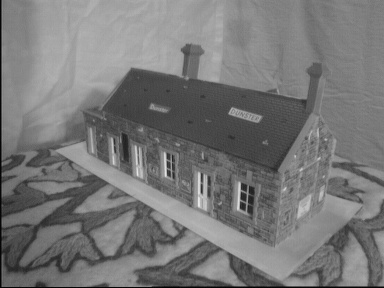
%> input picture vaja5/data/house1.jpg, 384 x 288 px
$ octave vaja5_naloga2_2c.m   (GNU Octave 9; MATLAB toolbox functions it lacks are replaced by stand-ins)
%> lines starting %> are read from the running program, lines starting %| are printed output that depends on the picture
### vaja5/ransac_fundmatrix.m
function [F, e1, e2, x1, x2] = ransac_fundmatrix(ix1, ix2, eps, k)
%> called with eps = 1, k = 1000
% Vhod:
% x1,x2 : 3xN matrika N homogenih to?k v 2D

% eps : pragovna vrednost za notri-le?e?e elemente

% k : število iteracij

% Izhod:
% F : 3x3 fundamentalna matrika, definirana kot x2’*F*x1 = 0
% e1 : Epipol v sliki 1, tako da velja F*e1 = 0
% e2 : Epipol v sliki 2, tako da velja F’*e2 = 0
% x1,x2 : 3xNi matrika Ni homogenih notri-le?e?ih to?k

inliners = [];
max = 0;
for i=1:k
    a=randperm(length(ix1));
    [Fa, e1a, e2a] = fundmatrixest_norm(ix1(:,a(1:10)), ix2(:,a(1:10)));
    [x1in,x2in] = get_inliers(Fa,ix1,ix2,eps);

    if length(x1in) > max
       max = length(x1in);
       F = Fa; e1 = e1a; e2 = e2a;
       x1 = x1in;
       x2 = x2in;
    end

end

### vaja5/prikazipremico.m
function prikazipremico( l, w, h, col )
% l ... premica (l = [a , b, c])
% w ... 쉏rina slike
% h ... vi쉏na slike
% col ... barva premice (npr. col = 'g')

y1 = 0 ; y2 = h+1 ;
x1 = 0 ; x2 = w+1 ;
if l(2) < l(1)
    x1 = (-l(3)-l(2)*y1)/l(1) ;
    x2 = (-l(3)-l(2)*y2)/l(1) ;
else
    y1 = (-l(3)-l(1)*x1)/l(2) ;
    y2 = (-l(3)-l(1)*x2)/l(2) ;
end

plot([x1, x2], [y1, y2], col) ;

### vaja5/localFdetector/displaymatches.m
function displaymatches(I1, px1, py1, I2, px2, py2, N)

	if N < 0
		N = min([-N, length(px1)]) ;
		rand_idx = randperm(length(px1)) ;
		Idx = rand_idx(1:N) ;
	else
		N = min([N, length(px1)]) ;
		Idx = 1 : N ;
	end

	px1 = px1(Idx) ; py1 = py1(Idx) ; px2 = px2(Idx) ; py2 = py2(Idx) ;
	[h1, w1, cn1] = size(I1) ; [h2, w2, cn2] = size(I2) ;
	h = max([h1, h2]) ; w = w1 + w2 + 1 ; cn = max([cn1,cn2]) ;
	I = zeros(h,w,cn) ;
	I(1:h1,1:w1,1:cn1) = I1 ;
	I(1:h2,w1+1:w1+w2,1:cn2) = I2 ;
	clf ; imagesc(uint8(I)) ; hold on ;
	axis equal ; axis tight ; colormap gray ;
	plot([w1+1,w1+1],[0,h], 'r', 'LineWidth', 4) ;
	px2 = px2 + w1+1 ; plot([px1', px2'], [py1', py2'], 'oy') ;
	for i = 1 : length(px1)
	plot([px1(i),px2(i)], [py1(i),py2(i)], 'g-') ;

end

### vaja5/fundmatrixest_norm.m
function [F, e1, e2] = fundmatrixest_norm(x1, x2)
    [newpts1, T1] = normalize2dpts(x1);
    [newpts2, T2] = normalize2dpts(x2);

    [Fc, ~, ~] = fundmatrixest(newpts1, newpts2);

    F = T2'*Fc'*T1;

    [u,~,v]=svd(F);

    e1 = v(:,3)/v(3,3);
    e2 = u(:,3)/u(3,3);

### vaja5/get_inliers.m
function [x1in x2in] = get_inliers(F, x1, x2, eps)
    i = find(reprojOdstopanjeSim(x1, x2, F) < eps);
    x1in = x1(:,i);
    x2in = x2(:,i);

### vaja5/fundmatrixest.m
function [F e1 e2] = fundmatrixest(x1, x2)
% Vhod:
% x1,x2 : 3xN matrika N homogenih to?k v 2D
% Izhod:
% F : 3x3 fundamentalna matrika, tako da velja x2’*F*x1 = 0
% e1 : epipol v prvi sliki, tako da velja F*e1 = 0
% e2 : epipol v drugi sliki, tako da velja F’*e2 = 0

u1 = x1(1,:)'; v1 = x1(2,:)';
u2 = x2(1,:)'; v2 = x2(2,:)';

A = [u1.*u2, u1.*v2, u1, v1.*u2, v1.*v2, v1, u2, v2, ones(size(u1, 1),1)];

[~,~,V] = svd(A);
v = V(:,length(V));
Ft = reshape(v,3,3)';

[U,D,V] = svd(Ft);
D(3,3) = 0;
F = U * D * V';
[U,D,V] = svd(F);
e1 = V(:,3)/V(3,3);
e2 = V(:,3)/U(3,3);

### vaja5/normalize2dpts.m
function [newpts, T] = normalize2dpts(pts)
% pts ... 2xN matrika to?k s slike

% newts ... 3XN matrika to?k (homogene koordinate)

pts = pts(1:2,:) ; Mu = mean(pts,2) ;
pt = pts - repmat(Mu,1,size(pts,2)) ; mean_dist = mean(sqrt(sum(pt.^2,1))) ;
scale = sqrt(2)/mean_dist ;
T = [scale, 0, -Mu(1)*scale ;...
0 scale -Mu(2)*scale; 0 0 1] ;
newpts = zeros(3,size(pts,2)) ;
for i = 1 : size(pts,2)
newpts(:,i) = T*[pts(:,i);1] ;
end

### vaja5/reprojOdstopanjeSim.m
function d = reprojOdstopanjeSim(x1, x2, F)
    r1 = reprojOdstopanje(x1,x2,F);
    r2 = reprojOdstopanje(x2,x1,F');
    d = (r1+r2)./2;

### vaja5/reprojOdstopanje.m
function d = reprojOdstopanje(x1, x2, F)
% izra?unaj epipolarno premico za x1
l2 = F*x1 ;
% izra?unaj razdaljo x2 do l2
d = abs(sum(l2.*x2)) / sqrt(l2(1).^2+l2(2).^2 ) ;

### vaja5/vaja5_naloga2_2c.m
newPath = './localFdetector/' ;
rmpath(newPath) ;  addpath(newPath) ;

P = load('data/house_matches.txt');
x1 = [P(:,[1,2])'; ones(1,length(P))];
x2 = [P(:,[3,4])'; ones(1,length(P))];
length(x1)
[F, e1, e2, x1r, x2r] = ransac_fundmatrix(x1,x2,1,1000);
length(x1r)

%izris
I1 = imread('data/house1.jpg');
%> I1 is the input picture: size 288x384x3 uint8; min 0, max 232, mean 119.2
I2 = imread('data/house2.jpg');
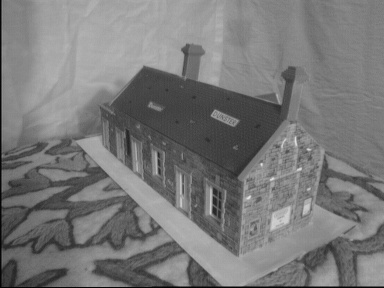
%> input picture vaja5/data/house2.jpg, 384 x 288 px
%> I2 is the input picture: size 288x384x3 uint8; min 0, max 229, mean 120.7

figure(1);clf;
subplot(1,2,1)
imagesc(I1); axis equal; axis tight; colormap gray; hold on;
interval = 1:4;
plot( x1r(1,interval),x1r(2,interval),'y*');
subplot(1,2,2)
imagesc(I2); axis equal; axis tight; hold on;
plot( x2r(1,interval),x2r(2,interval),'y*');

for i=interval
    l2 = F*x1r(:,i);
    prikazipremico( l2, size(I2,2), size(I2,1), 'r' );
end
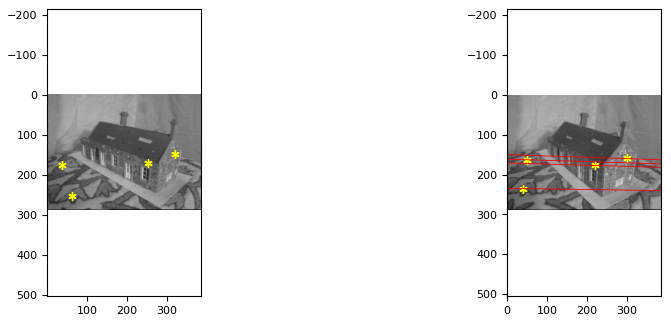
%> figure redrawn from the program's plot data, 2 panels


figure(2);clf;
subplot(1,2,1)
displaymatches(I1, x1(1,:), x1(2,:), I2, x2(1,:), x2(2,:),inf);
%> in displaymatches, `I(1:h1,1:w1,1:cn1) = I1 ;`:
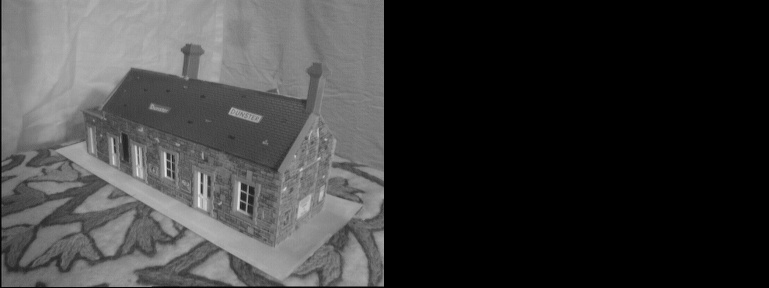
%> I: size 288x769x3 double; min 0, max 232, mean 59.5
%> in displaymatches, `I(1:h2,w1+1:w1+w2,1:cn2) = I2 ;`:
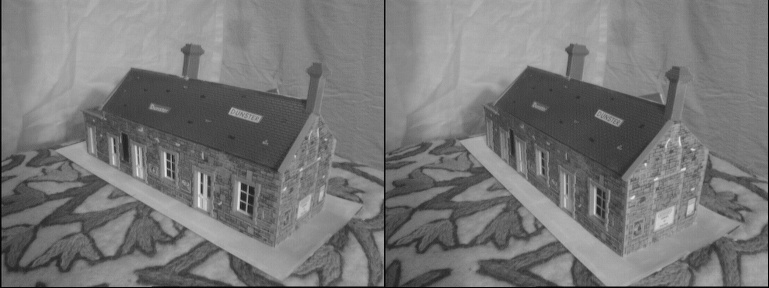
%> I: size 288x769x3 double; min 0, max 232, mean 119.8
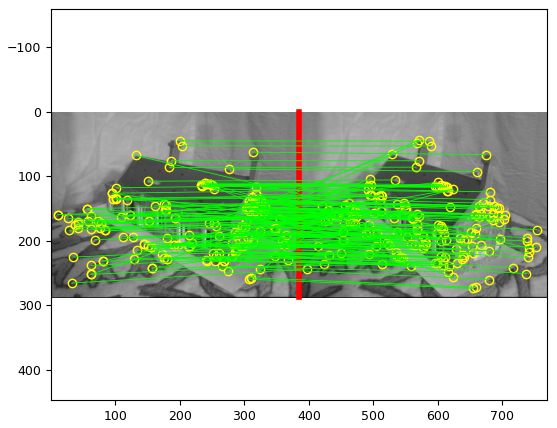
%> figure redrawn from the program's plot data
figure(3);clf;
subplot(1,2,2)
displaymatches(I1, x1r(1,:), x1r(2,:), I2, x2r(1,:), x2r(2,:),inf);
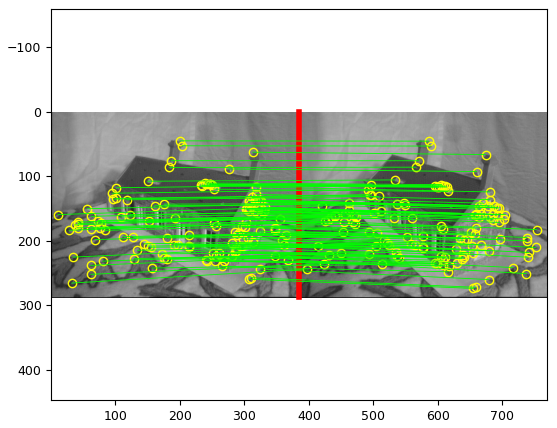
%> figure redrawn from the program's plot data
